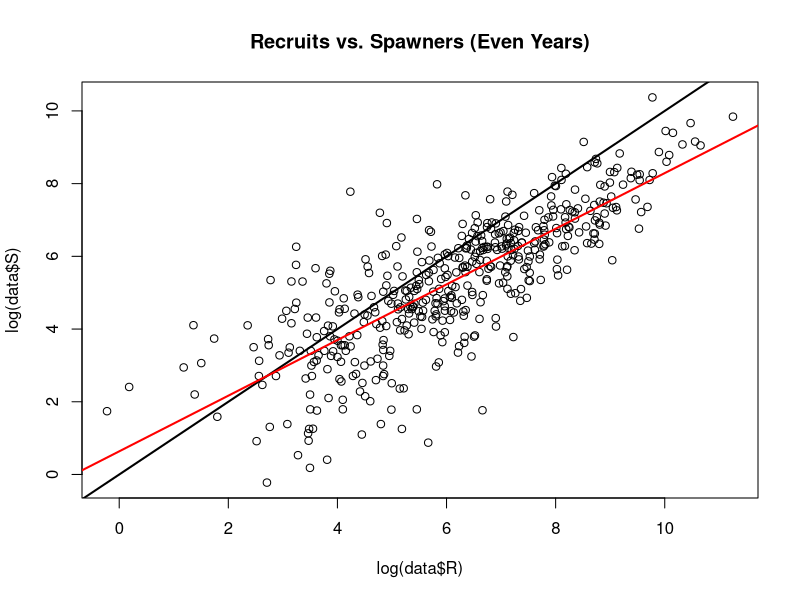
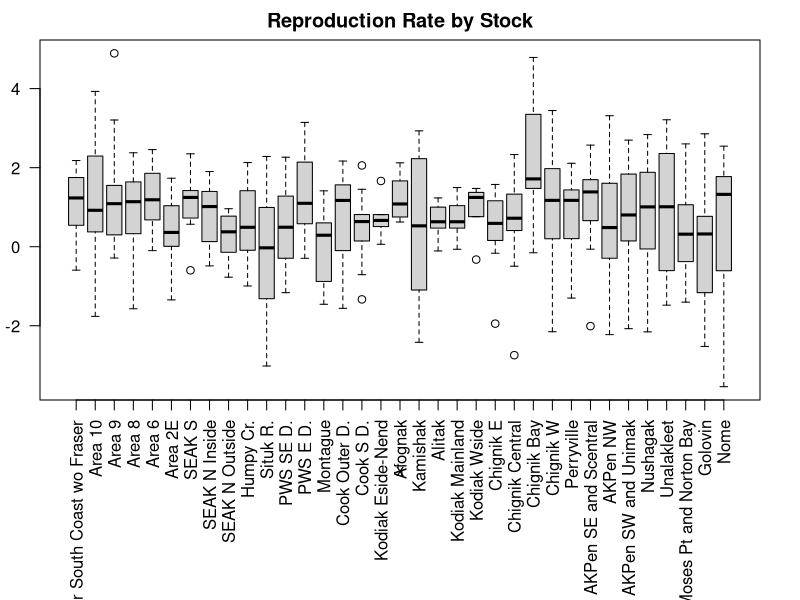
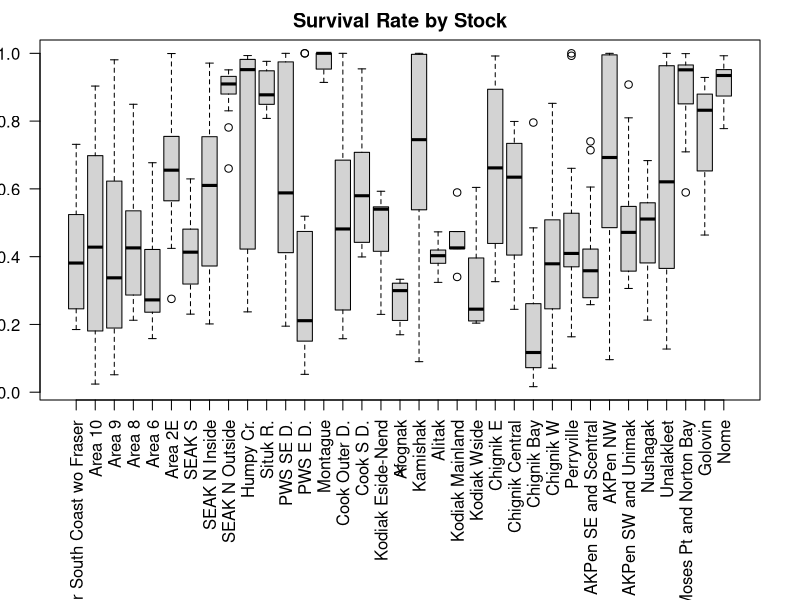
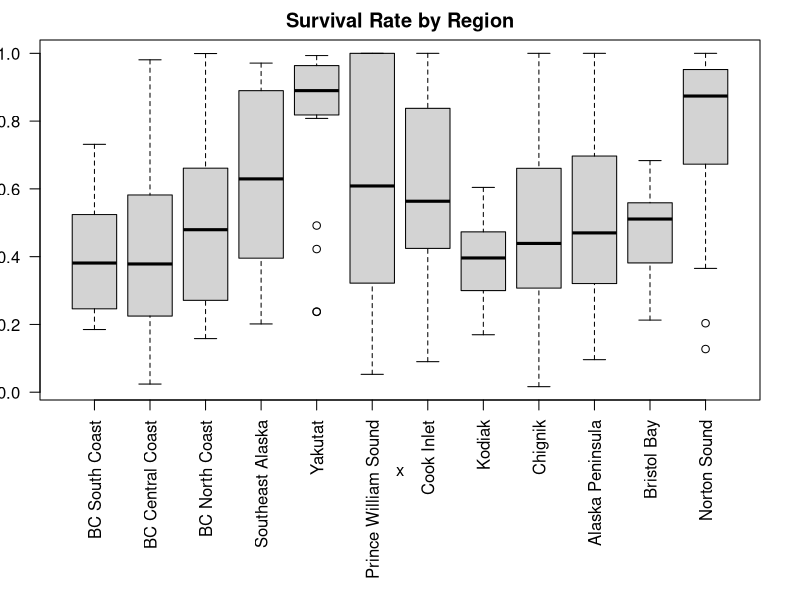
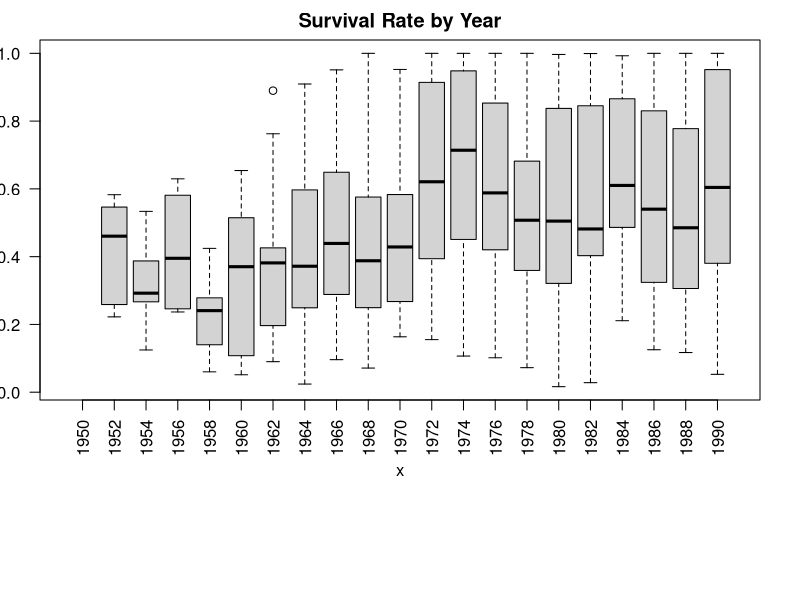
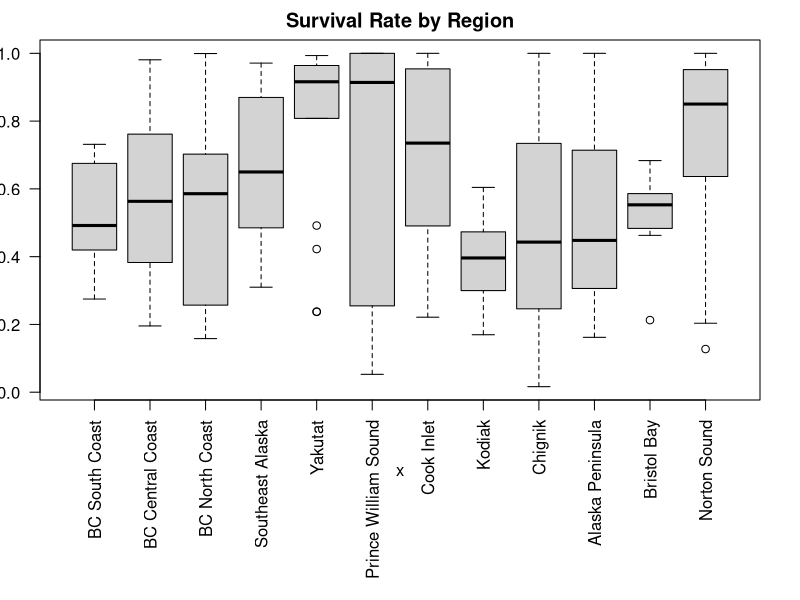

Source code (R) for these figures, in order:
############################SALMON RUN#########################################
#########################STAT 6570 FINAL#######################################
#############################C.Sousa###########################################

# read in .csv data
data<-read.csv('pinkdata.csv')
#choose only even-year salmon
data<-data[which(data$BY%%2==0),]
#reserve 1992-1996 for testing
testdat<-data[which(data$BY>1990),]
#Use 1950-1990 data for training
data<-data[which(data$BY<=1990),]
data<-as.data.frame(data)

#Sort Stock levels by along shore distance, keep only the ones in the data
data$Stock <- factor(data$Stock)
data$Stock <- reorder(data$Stock, data$AlongShore_Distance)

#Sort Region levels by along shore distance, keep only the ones in the data
data$Region <- factor(data$Region)
data$Region <- reorder(data$Region, data$AlongShore_Distance)

#Add reproductive rate variable
data$rep<-log(data$R/data$S)#reproduction rate
summary(data$rep)

#Add survival rate variable
#this year's spawners are the recruits from two years ago
surv<-rep(NA,478)
for (s in levels(data$Stock)){
  indices<-which(data$Stock==s)
  l<-length(indices)
  for (i in indices[1:(l-1)]){
    surv[i+1]<-data$S[i+1]/data$R[i]
  }
}
data<-cbind(data,surv)
summary(data$surv)
#Min. 1st Qu.  Median    Mean 3rd Qu.    Max. 
#0.0000  0.2686  0.4735  0.5062  0.7658  1.8715 
which(data$surv>1) #this observation had more returning spawners than it had recruits - probably measurement error
#[1] 458

# plot even year salmon recruits versus spawners (in log scale)
plot(log(data$R), log(data$S), main="Recruits vs. Spawners (Even Years)")
abline(a=0,b=1, lwd=2)
abline(lm(log(data$S)~log(data$R), data = data), 
       col="red", lwd=2) #population appears to not be stable

#plot reproduction rate by sites. (see if there is any spatial correlation here?)
par(mar=c(10,2,2,2))
plot(data$Stock,data$rep, las=2, main = "Reproduction Rate by Stock")

#plot survival rate by sites
plot(data[-458,"Stock"],data[-458,"surv"], las=2, main = "Survival Rate by Stock")
#plot survival rate by region
plot(data[-458,"Region"],data[-458,"surv"],las=2, main = "Survival Rate by Region")
#plot survival rate by year 
#suggests possibly to only look at data since 1970 (change in fisheries mgt?)
plot(as.factor(data[-458,"BY"]), data[-458,"surv"], las=2, main = "Survival Rate by Year")

#plot survival rate by region since 1972 (still leaves us with 313 data points)
indices<-which(data$BY>1970 & data$surv<=1)
plot(data[indices,"Region"],data[indices,"surv"],las=2, main = "Survival Rate by Region")


par(mar=c(5,4,4,2)+0.1)